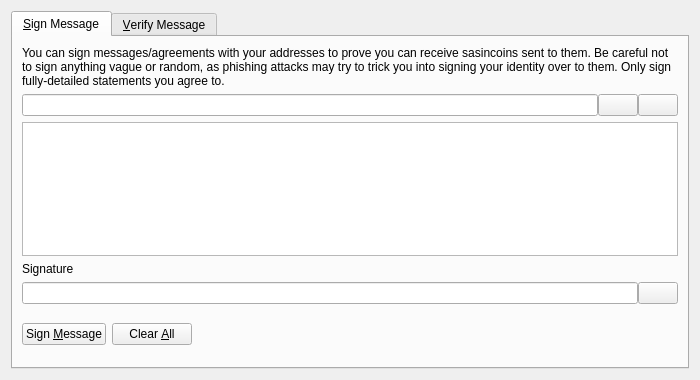
<?xml version="1.0" encoding="UTF-8"?>
<ui version="4.0">
 <class>SignVerifyMessageDialog</class>
 <widget class="QDialog" name="SignVerifyMessageDialog">
  <property name="geometry">
   <rect>
    <x>0</x>
    <y>0</y>
    <width>700</width>
    <height>380</height>
   </rect>
  </property>
  <property name="windowTitle">
   <string>Signatures - Sign / Verify a Message</string>
  </property>
  <property name="modal">
   <bool>true</bool>
  </property>
  <layout class="QVBoxLayout" name="verticalLayout">
   <item>
    <widget class="QTabWidget" name="tabWidget">
     <property name="currentIndex">
      <number>0</number>
     </property>
     <widget class="QWidget" name="tabSignMessage">
      <attribute name="title">
       <string>&amp;Sign Message</string>
      </attribute>
      <layout class="QVBoxLayout" name="verticalLayout_SM">
       <item>
        <widget class="QLabel" name="infoLabel_SM">
         <property name="text">
          <string>You can sign messages/agreements with your addresses to prove you can receive sasincoins sent to them. Be careful not to sign anything vague or random, as phishing attacks may try to trick you into signing your identity over to them. Only sign fully-detailed statements you agree to.</string>
         </property>
         <property name="textFormat">
          <enum>Qt::PlainText</enum>
         </property>
         <property name="wordWrap">
          <bool>true</bool>
         </property>
        </widget>
       </item>
       <item>
        <layout class="QHBoxLayout" name="horizontalLayout_1_SM">
         <property name="spacing">
          <number>0</number>
         </property>
         <item>
          <widget class="QValidatedLineEdit" name="addressIn_SM">
           <property name="toolTip">
            <string>The SasinCoin address to sign the message with</string>
           </property>
          </widget>
         </item>
         <item>
          <widget class="QPushButton" name="addressBookButton_SM">
           <property name="toolTip">
            <string>Choose previously used address</string>
           </property>
           <property name="text">
            <string/>
           </property>
           <property name="icon">
            <iconset resource="../bitcoin.qrc">
             <normaloff>:/icons/address-book</normaloff>:/icons/address-book</iconset>
           </property>
           <property name="shortcut">
            <string>Alt+A</string>
           </property>
           <property name="autoDefault">
            <bool>false</bool>
           </property>
          </widget>
         </item>
         <item>
          <widget class="QPushButton" name="pasteButton_SM">
           <property name="toolTip">
            <string>Paste address from clipboard</string>
           </property>
           <property name="text">
            <string/>
           </property>
           <property name="icon">
            <iconset resource="../bitcoin.qrc">
             <normaloff>:/icons/editpaste</normaloff>:/icons/editpaste</iconset>
           </property>
           <property name="shortcut">
            <string>Alt+P</string>
           </property>
           <property name="autoDefault">
            <bool>false</bool>
           </property>
          </widget>
         </item>
        </layout>
       </item>
       <item>
        <widget class="QPlainTextEdit" name="messageIn_SM">
         <property name="toolTip">
          <string>Enter the message you want to sign here</string>
         </property>
        </widget>
       </item>
       <item>
        <widget class="QLabel" name="signatureLabel_SM">
         <property name="text">
          <string>Signature</string>
         </property>
         <property name="textFormat">
          <enum>Qt::PlainText</enum>
         </property>
        </widget>
       </item>
       <item>
        <layout class="QHBoxLayout" name="horizontalLayout_2_SM">
         <property name="spacing">
          <number>0</number>
         </property>
         <item>
          <widget class="QLineEdit" name="signatureOut_SM">
           <property name="font">
            <font>
             <italic>true</italic>
            </font>
           </property>
           <property name="readOnly">
            <bool>true</bool>
           </property>
          </widget>
         </item>
         <item>
          <widget class="QPushButton" name="copySignatureButton_SM">
           <property name="toolTip">
            <string>Copy the current signature to the system clipboard</string>
           </property>
           <property name="text">
            <string/>
           </property>
           <property name="icon">
            <iconset resource="../bitcoin.qrc">
             <normaloff>:/icons/editcopy</normaloff>:/icons/editcopy</iconset>
           </property>
           <property name="autoDefault">
            <bool>false</bool>
           </property>
          </widget>
         </item>
        </layout>
       </item>
       <item>
        <layout class="QHBoxLayout" name="horizontalLayout_3_SM">
         <item>
          <widget class="QPushButton" name="signMessageButton_SM">
           <property name="toolTip">
            <string>Sign the message to prove you own this SasinCoin address</string>
           </property>
           <property name="text">
            <string>Sign &amp;Message</string>
           </property>
           <property name="icon">
            <iconset resource="../bitcoin.qrc">
             <normaloff>:/icons/edit</normaloff>:/icons/edit</iconset>
           </property>
           <property name="autoDefault">
            <bool>false</bool>
           </property>
          </widget>
         </item>
         <item>
          <widget class="QPushButton" name="clearButton_SM">
           <property name="toolTip">
            <string>Reset all sign message fields</string>
           </property>
           <property name="text">
            <string>Clear &amp;All</string>
           </property>
           <property name="icon">
            <iconset resource="../bitcoin.qrc">
             <normaloff>:/icons/remove</normaloff>:/icons/remove</iconset>
           </property>
           <property name="autoDefault">
            <bool>false</bool>
           </property>
          </widget>
         </item>
         <item>
          <spacer name="horizontalSpacer_1_SM">
           <property name="orientation">
            <enum>Qt::Horizontal</enum>
           </property>
           <property name="sizeHint" stdset="0">
            <size>
             <width>40</width>
             <height>48</height>
            </size>
           </property>
          </spacer>
         </item>
         <item>
          <widget class="QLabel" name="statusLabel_SM">
           <property name="font">
            <font>
             <weight>75</weight>
             <bold>true</bold>
            </font>
           </property>
           <property name="text">
            <string/>
           </property>
           <property name="wordWrap">
            <bool>true</bool>
           </property>
          </widget>
         </item>
         <item>
          <spacer name="horizontalSpacer_2_SM">
           <property name="orientation">
            <enum>Qt::Horizontal</enum>
           </property>
           <property name="sizeHint" stdset="0">
            <size>
             <width>40</width>
             <height>48</height>
            </size>
           </property>
          </spacer>
         </item>
        </layout>
       </item>
      </layout>
     </widget>
     <widget class="QWidget" name="tabVerifyMessage">
      <attribute name="title">
       <string>&amp;Verify Message</string>
      </attribute>
      <layout class="QVBoxLayout" name="verticalLayout_VM">
       <item>
        <widget class="QLabel" name="infoLabel_VM">
         <property name="text">
          <string>Enter the receiver's address, message (ensure you copy line breaks, spaces, tabs, etc. exactly) and signature below to verify the message. Be careful not to read more into the signature than what is in the signed message itself, to avoid being tricked by a man-in-the-middle attack. Note that this only proves the signing party receives with the address, it cannot prove sendership of any transaction!</string>
         </property>
         <property name="textFormat">
          <enum>Qt::PlainText</enum>
         </property>
         <property name="alignment">
          <set>Qt::AlignLeading|Qt::AlignLeft|Qt::AlignTop</set>
         </property>
         <property name="wordWrap">
          <bool>true</bool>
         </property>
        </widget>
       </item>
       <item>
        <layout class="QHBoxLayout" name="horizontalLayout_1_VM">
         <property name="spacing">
          <number>0</number>
         </property>
         <item>
          <widget class="QValidatedLineEdit" name="addressIn_VM">
           <property name="toolTip">
            <string>The SasinCoin address the message was signed with</string>
           </property>
          </widget>
         </item>
         <item>
          <widget class="QPushButton" name="addressBookButton_VM">
           <property name="toolTip">
            <string>Choose previously used address</string>
           </property>
           <property name="text">
            <string/>
           </property>
           <property name="icon">
            <iconset resource="../bitcoin.qrc">
             <normaloff>:/icons/address-book</normaloff>:/icons/address-book</iconset>
           </property>
           <property name="shortcut">
            <string>Alt+A</string>
           </property>
           <property name="autoDefault">
            <bool>false</bool>
           </property>
          </widget>
         </item>
        </layout>
       </item>
       <item>
        <widget class="QPlainTextEdit" name="messageIn_VM"/>
       </item>
       <item>
        <widget class="QValidatedLineEdit" name="signatureIn_VM"/>
       </item>
       <item>
        <layout class="QHBoxLayout" name="horizontalLayout_2_VM">
         <item>
          <widget class="QPushButton" name="verifyMessageButton_VM">
           <property name="toolTip">
            <string>Verify the message to ensure it was signed with the specified SasinCoin address</string>
           </property>
           <property name="text">
            <string>Verify &amp;Message</string>
           </property>
           <property name="icon">
            <iconset resource="../bitcoin.qrc">
             <normaloff>:/icons/transaction_0</normaloff>:/icons/transaction_0</iconset>
           </property>
           <property name="autoDefault">
            <bool>false</bool>
           </property>
          </widget>
         </item>
         <item>
          <widget class="QPushButton" name="clearButton_VM">
           <property name="toolTip">
            <string>Reset all verify message fields</string>
           </property>
           <property name="text">
            <string>Clear &amp;All</string>
           </property>
           <property name="icon">
            <iconset resource="../bitcoin.qrc">
             <normaloff>:/icons/remove</normaloff>:/icons/remove</iconset>
           </property>
           <property name="autoDefault">
            <bool>false</bool>
           </property>
          </widget>
         </item>
         <item>
          <spacer name="horizontalSpacer_1_VM">
           <property name="orientation">
            <enum>Qt::Horizontal</enum>
           </property>
           <property name="sizeHint" stdset="0">
            <size>
             <width>40</width>
             <height>48</height>
            </size>
           </property>
          </spacer>
         </item>
         <item>
          <widget class="QLabel" name="statusLabel_VM">
           <property name="font">
            <font>
             <weight>75</weight>
             <bold>true</bold>
            </font>
           </property>
           <property name="text">
            <string/>
           </property>
           <property name="wordWrap">
            <bool>true</bool>
           </property>
          </widget>
         </item>
         <item>
          <spacer name="horizontalSpacer_2_VM">
           <property name="orientation">
            <enum>Qt::Horizontal</enum>
           </property>
           <property name="sizeHint" stdset="0">
            <size>
             <width>40</width>
             <height>48</height>
            </size>
           </property>
          </spacer>
         </item>
        </layout>
       </item>
      </layout>
     </widget>
    </widget>
   </item>
  </layout>
 </widget>
 <customwidgets>
  <customwidget>
   <class>QValidatedLineEdit</class>
   <extends>QLineEdit</extends>
   <header>qt/qvalidatedlineedit.h</header>
  </customwidget>
 </customwidgets>
 <resources>
  <include location="../bitcoin.qrc"/>
 </resources>
 <connections/>
</ui>
